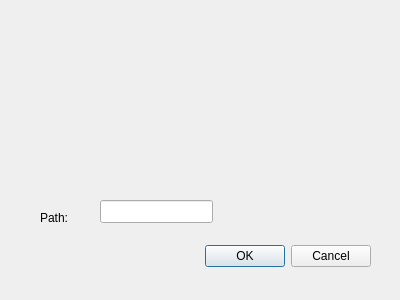
<?xml version="1.0" encoding="UTF-8"?>
<ui version="4.0">
 <class>OpenRepoDialog</class>
 <widget class="QDialog" name="OpenRepoDialog">
  <property name="geometry">
   <rect>
    <x>0</x>
    <y>0</y>
    <width>400</width>
    <height>300</height>
   </rect>
  </property>
  <property name="windowTitle">
   <string>Dialog</string>
  </property>
  <widget class="QDialogButtonBox" name="buttonBox">
   <property name="geometry">
    <rect>
     <x>30</x>
     <y>240</y>
     <width>341</width>
     <height>32</height>
    </rect>
   </property>
   <property name="orientation">
    <enum>Qt::Horizontal</enum>
   </property>
   <property name="standardButtons">
    <set>QDialogButtonBox::Cancel|QDialogButtonBox::Ok</set>
   </property>
  </widget>
  <widget class="QLineEdit" name="lineEdit">
   <property name="geometry">
    <rect>
     <x>100</x>
     <y>200</y>
     <width>113</width>
     <height>23</height>
    </rect>
   </property>
  </widget>
  <widget class="QLabel" name="label">
   <property name="geometry">
    <rect>
     <x>40</x>
     <y>210</y>
     <width>57</width>
     <height>15</height>
    </rect>
   </property>
   <property name="text">
    <string>Path: </string>
   </property>
  </widget>
 </widget>
 <resources/>
 <connections>
  <connection>
   <sender>buttonBox</sender>
   <signal>accepted()</signal>
   <receiver>OpenRepoDialog</receiver>
   <slot>accept()</slot>
   <hints>
    <hint type="sourcelabel">
     <x>248</x>
     <y>254</y>
    </hint>
    <hint type="destinationlabel">
     <x>157</x>
     <y>274</y>
    </hint>
   </hints>
  </connection>
  <connection>
   <sender>buttonBox</sender>
   <signal>rejected()</signal>
   <receiver>OpenRepoDialog</receiver>
   <slot>reject()</slot>
   <hints>
    <hint type="sourcelabel">
     <x>316</x>
     <y>260</y>
    </hint>
    <hint type="destinationlabel">
     <x>286</x>
     <y>274</y>
    </hint>
   </hints>
  </connection>
 </connections>
</ui>
